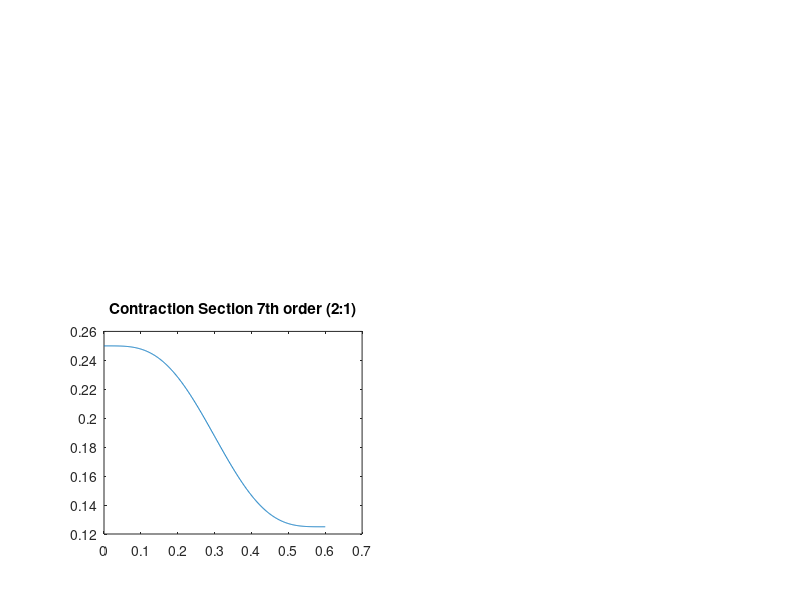

The MATLAB script that drew this image: (Note: this script raises an error after producing the figure.)
clc
clear all
close all

o=250e-3/2;%Outlet half-width
i=o*2;%Inlet half-width;contraction ratio is i/o
Lc=600e-3;%Length of contraction section
xc=[0:1e-3:Lc]';%x coordinate points of section
yc=i-(i-o).*(-20*(xc./Lc).^7+70.*(xc./Lc).^6-84.*(xc./Lc).^5+35.*(xc./Lc).^4);%y coorinates to model 3rd order curve
zc=zeros(601,1);%z coordinates to model 5th ordercurve
subplot(223)
plot(xc,yc)
title('Contraction Section 7th order (2:1)')

 filename = '7poly Contraction Section.xlsx';
 sheet = 1;
 xlRange = 'A2';
 xlswrite(filename,xc,sheet,xlRange)
 filename = '7poly Contraction Section.xlsx';
 sheet = 1;
 xlRange = 'B2';
 xlswrite(filename,yc,sheet,xlRange)
  filename = '7poly Contraction Section.xlsx';
 sheet = 1;
 xlRange = 'C2';
 xlswrite(filename,zc,sheet,xlRange)

 